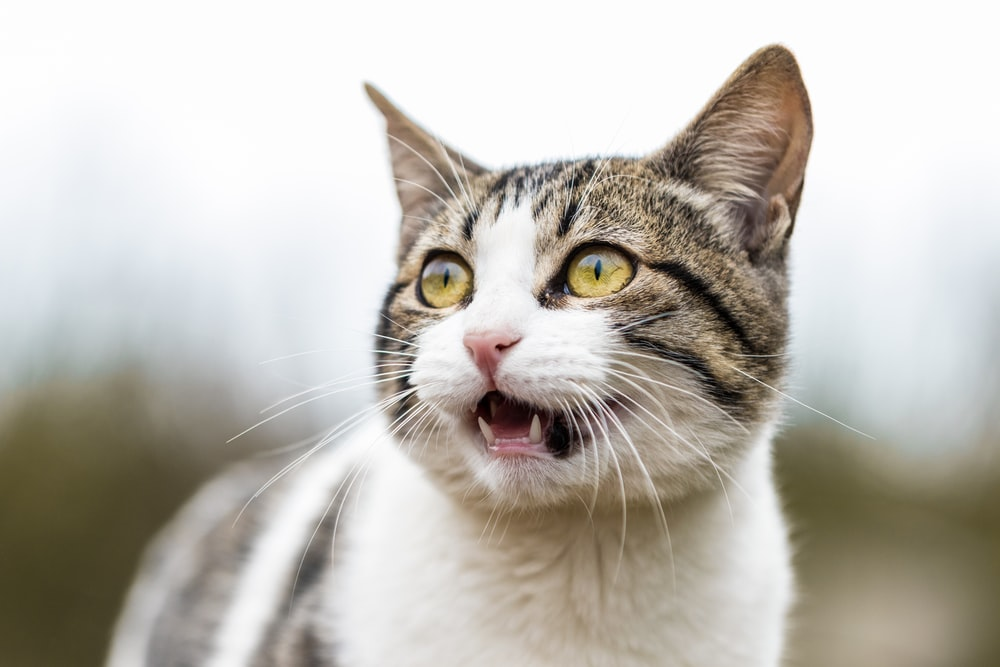
#> input picture HW3/cat.jpg, 1000 x 667 px
$ jupyter execute --allow-errors hw3.ipynb   (shell and % lines are left out)   (older library calls are emulated)
#> lines starting #> are read from the running program, lines starting #| are printed output that depends on the picture
## 1) Laplace equation:

[cell 1]
import numpy as np
import pandas as pd
import matplotlib.pyplot as plt


#> (the rest of this cell did not finish here and is left out)

## 2) Filtering:

### Blured

[cell 2]
import matplotlib.pyplot as plt
import pandas as pd
import numpy as np
from matplotlib import image
import PIL
from PIL import Image
img = Image.open('cat.jpg')
#> img is the input picture: PIL image 1000x667 RGB; mean R, G, B 191, 186.9, 179.3
img = img.resize((600, 600), Image.ANTIALIAS)
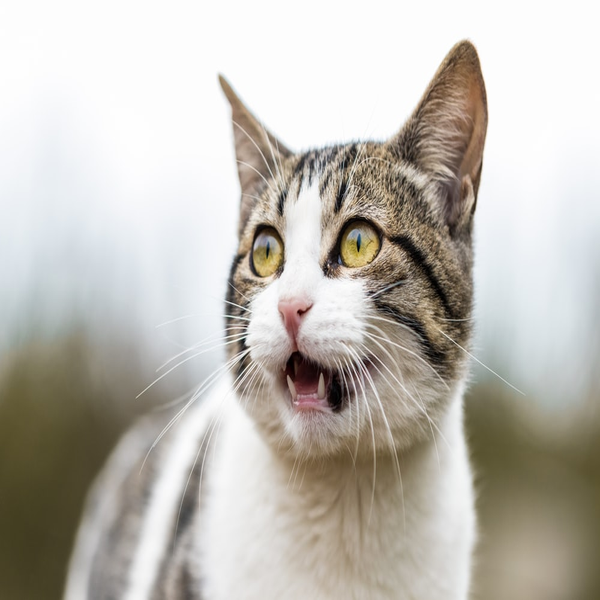
#> img: PIL image 600x600 RGB; mean R, G, B 191, 186.9, 179.3
img.save('cat.jpg')


img = image.imread('cat.jpg')
#> img: shape (600, 600, 3)

img = np.array(img)/255

plt.imshow(img)
print(img.shape)
#| (600, 600, 3)
plt.show()

[cell 3]
cat_r = pd.DataFrame(img[:, :, 0])
#> cat_r = table of 600 rows and 600 columns
cat_r.to_csv(r'cat_r.txt', header=None, index=None, sep=' ')

cat_g = pd.DataFrame(img[:, :, 1])
#> cat_g = table of 600 rows and 600 columns
cat_g.to_csv('cat_g.txt', header=None, index=None, sep=' ')

cat_b = pd.DataFrame(img[:, :, 2])
#> cat_b = table of 600 rows and 600 columns
cat_b.to_csv(r'cat_b.txt', header=None, index=None, sep=' ')

#> (a cell that did not finish here is left out)

[cell 5]
blured_img = np.zeros(img.shape)
#> (the rest of this cell did not finish here and is left out)

[cell 6]
more_blured_img = np.zeros(img.shape)
#> (the rest of this cell did not finish here and is left out)

[cell 7]
fig, ax = plt.subplots(1, 2, figsize=(12, 6))
plt.rcParams['axes.grid'] = False
ax[0].imshow(blured_img)
ax[0].set_title('Blured')
ax[1].imshow(more_blured_img)
ax[1].set_title('More blured')
for ax in fig.axes:
    ax.axis("off")
plt.show()
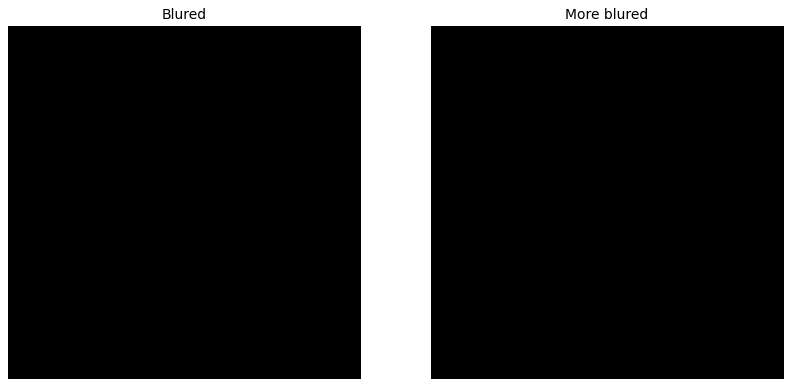
#> figure drawn by matplotlib, 2 panels

### Median

#> (a cell that did not finish here is left out)

[cell 9]
# [4 lines of commented-out code are left out]

[cell 10]
more_med_img = np.zeros(img.shape)
#> (the rest of this cell did not finish here and is left out)

[cell 11]
fig, ax = plt.subplots(1, 2, figsize=(12, 6))
plt.rcParams['axes.grid'] = False
ax[0].imshow(img)
ax[0].set_title('origin')
ax[1].imshow(more_med_img)
ax[1].set_title('More medium')
for ax in fig.axes:
    ax.axis("off")
plt.show()
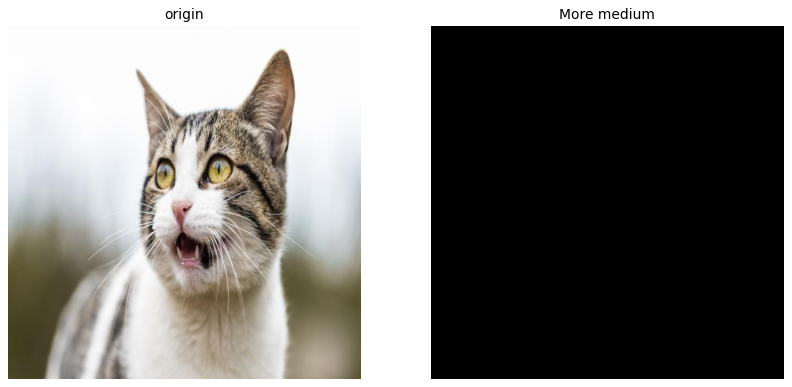
#> figure drawn by matplotlib, 2 panels

## 3) Histogram:

[cell 12]
import matplotlib.pyplot as plt
import pandas as pd
import numpy as np
import cv2 as cv
from matplotlib import image
import PIL
from PIL import Image, ImageOps
img = Image.open('cat.jpg')
img = img.resize((600, 600), Image.ANTIALIAS)
img = ImageOps.grayscale(img)
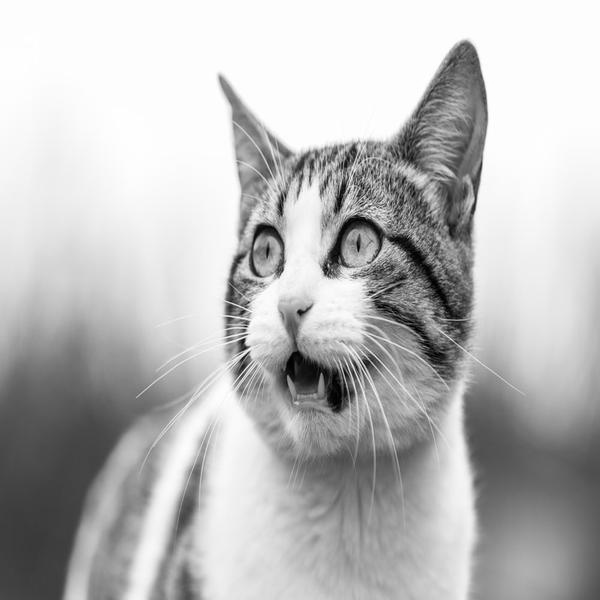
#> img: PIL image 600x600 L; min 0, max 255, mean 187.2
img.save('gray_cat.jpg')


img = image.imread('gray_cat.jpg')
#> img: shape (600, 600); min 0, max 255, mean 187.2

img = np.array(img)

plt.imshow(img, cmap = 'gray')
print(img.shape)
#| (600, 600)
plt.show()

[cell 13]
gray_cat = pd.DataFrame(img)
#> gray_cat = table of 600 rows and 600 columns
gray_cat.to_csv('gray_cat.txt', header=None, index=None, sep=' ')

[cell 14]
hist=[]
#> (the rest of this cell did not finish here and is left out)

[cell 15]
x = np.arange(256)
plt.plot(hist)
#> (the rest of this cell did not finish here and is left out)

[cell 16]
import numpy as np
import cv2 as cv
from matplotlib import pyplot as plt
img = cv.imread('gray_cat.jpg',0)
plt.hist(img.ravel(),256,[0,256]); plt.show()
#> after `plt.hist(img.ravel(), 256, [0, 256])`:
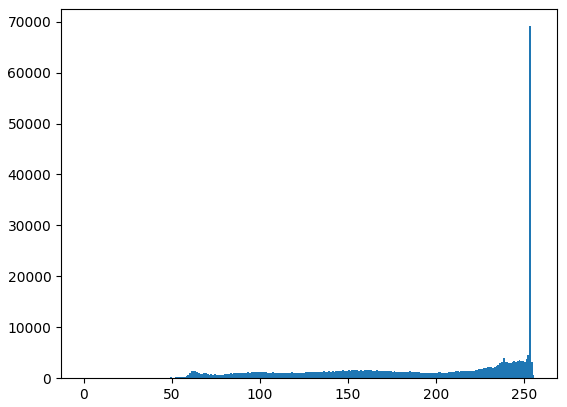
#> figure drawn by matplotlib, 1 panel; tallest bar 69112 high, from x = 253 to 254

[cell 17]
import seaborn as sns
plt.hist(np.array(gray_cat).reshape(-1), bins = 100)
sns.histplot(data=np.array(gray_cat).reshape(-1), kde=True, fill=False)
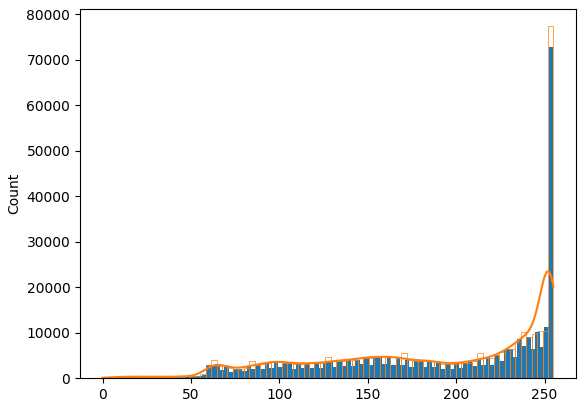
#> figure drawn by matplotlib, 1 panel; tallest bar 72920 high, from x = 252.4 to 255; tallest bar 77423 high, from x = 251.9 to 255; curve peaks at x = 252.4, y = 23500.3

$ run again, with HW3/heatmap.png saved as HW3/cat.jpg
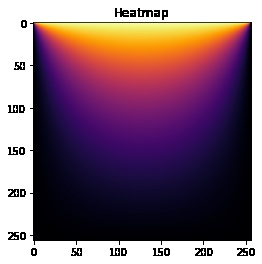
#> input picture HW3/heatmap.png, 262 x 264 px
#> img is the input picture: PIL image 262x264 RGB; mean R, G, B 127.1, 97.1, 112.2
#| (600, 600, 3)
#> cat_r = table of 600 rows and 600 columns
#> `img = ImageOps.grayscale(img)`:
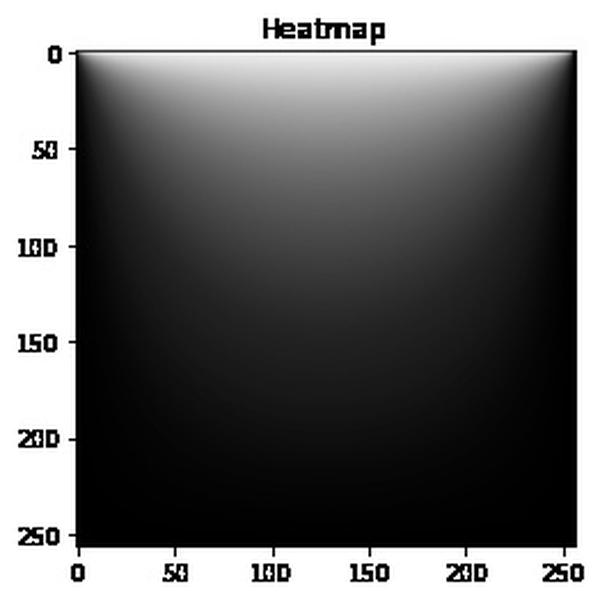
#> img: PIL image 600x600 L; min 0, max 255, mean 107.6
#| (600, 600)
#> `[cell 17] import seaborn as sns plt.hist(np.array(gray_cat).reshape(-1..`:
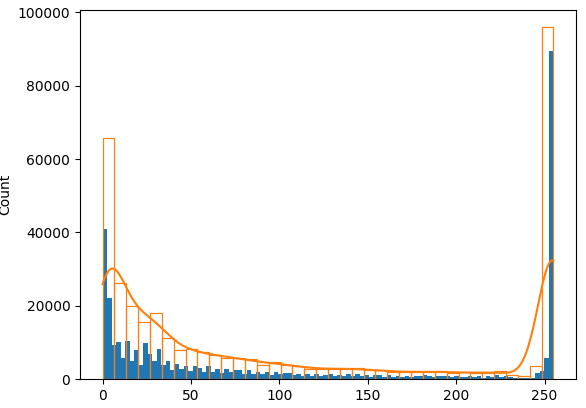
#> figure drawn by matplotlib, 1 panel; tallest bar 89409 high, from x = 252.4 to 255; tallest bar 95919 high, from x = 248.3 to 255; curve peaks at x = 255, y = 32363.1
